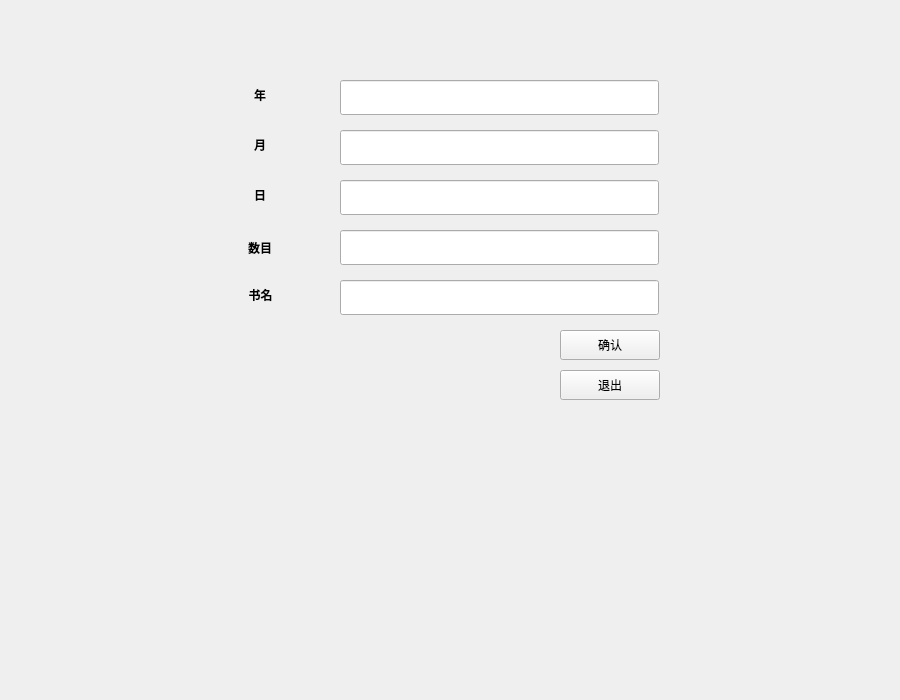
<?xml version="1.0" encoding="UTF-8"?>
<ui version="4.0">
 <class>Borrow_book</class>
 <widget class="QWidget" name="Borrow_book">
  <property name="geometry">
   <rect>
    <x>0</x>
    <y>0</y>
    <width>900</width>
    <height>700</height>
   </rect>
  </property>
  <property name="minimumSize">
   <size>
    <width>900</width>
    <height>700</height>
   </size>
  </property>
  <property name="windowTitle">
   <string>Form</string>
  </property>
  <property name="styleSheet">
   <string notr="true">background-image: url(:/img/backgroud.png);</string>
  </property>
  <widget class="QLineEdit" name="in_year">
   <property name="geometry">
    <rect>
     <x>340</x>
     <y>80</y>
     <width>319</width>
     <height>35</height>
    </rect>
   </property>
   <property name="minimumSize">
    <size>
     <width>100</width>
     <height>35</height>
    </size>
   </property>
   <property name="text">
    <string/>
   </property>
  </widget>
  <widget class="QLabel" name="year_info">
   <property name="geometry">
    <rect>
     <x>210</x>
     <y>80</y>
     <width>100</width>
     <height>30</height>
    </rect>
   </property>
   <property name="minimumSize">
    <size>
     <width>100</width>
     <height>30</height>
    </size>
   </property>
   <property name="text">
    <string>&lt;html&gt;&lt;head/&gt;&lt;body&gt;&lt;p align=&quot;center&quot;&gt;&lt;span style=&quot; font-weight:600;&quot;&gt;年&lt;/span&gt;&lt;/p&gt;&lt;/body&gt;&lt;/html&gt;</string>
   </property>
   <property name="textFormat">
    <enum>Qt::AutoText</enum>
   </property>
  </widget>
  <widget class="QLineEdit" name="in_month">
   <property name="geometry">
    <rect>
     <x>340</x>
     <y>130</y>
     <width>319</width>
     <height>35</height>
    </rect>
   </property>
   <property name="minimumSize">
    <size>
     <width>100</width>
     <height>35</height>
    </size>
   </property>
  </widget>
  <widget class="QLabel" name="month_info">
   <property name="geometry">
    <rect>
     <x>210</x>
     <y>130</y>
     <width>100</width>
     <height>30</height>
    </rect>
   </property>
   <property name="minimumSize">
    <size>
     <width>100</width>
     <height>30</height>
    </size>
   </property>
   <property name="text">
    <string>&lt;html&gt;&lt;head/&gt;&lt;body&gt;&lt;p align=&quot;center&quot;&gt;&lt;span style=&quot; font-weight:600;&quot;&gt;月&lt;/span&gt;&lt;/p&gt;&lt;/body&gt;&lt;/html&gt;</string>
   </property>
  </widget>
  <widget class="QLineEdit" name="in_day">
   <property name="geometry">
    <rect>
     <x>340</x>
     <y>180</y>
     <width>319</width>
     <height>35</height>
    </rect>
   </property>
   <property name="minimumSize">
    <size>
     <width>100</width>
     <height>35</height>
    </size>
   </property>
  </widget>
  <widget class="QLabel" name="day_info">
   <property name="geometry">
    <rect>
     <x>210</x>
     <y>180</y>
     <width>100</width>
     <height>30</height>
    </rect>
   </property>
   <property name="minimumSize">
    <size>
     <width>100</width>
     <height>30</height>
    </size>
   </property>
   <property name="text">
    <string>&lt;html&gt;&lt;head/&gt;&lt;body&gt;&lt;p align=&quot;center&quot;&gt;&lt;span style=&quot; font-weight:600;&quot;&gt;日&lt;/span&gt;&lt;/p&gt;&lt;/body&gt;&lt;/html&gt;</string>
   </property>
  </widget>
  <widget class="QLineEdit" name="in_num">
   <property name="geometry">
    <rect>
     <x>340</x>
     <y>230</y>
     <width>319</width>
     <height>35</height>
    </rect>
   </property>
   <property name="minimumSize">
    <size>
     <width>100</width>
     <height>35</height>
    </size>
   </property>
  </widget>
  <widget class="QLabel" name="num_info">
   <property name="geometry">
    <rect>
     <x>210</x>
     <y>230</y>
     <width>100</width>
     <height>37</height>
    </rect>
   </property>
   <property name="minimumSize">
    <size>
     <width>100</width>
     <height>30</height>
    </size>
   </property>
   <property name="text">
    <string>&lt;html&gt;&lt;head/&gt;&lt;body&gt;&lt;p align=&quot;center&quot;&gt;&lt;span style=&quot; font-weight:600;&quot;&gt;数目&lt;/span&gt;&lt;/p&gt;&lt;/body&gt;&lt;/html&gt;</string>
   </property>
  </widget>
  <widget class="QLineEdit" name="in_name">
   <property name="geometry">
    <rect>
     <x>340</x>
     <y>280</y>
     <width>319</width>
     <height>35</height>
    </rect>
   </property>
   <property name="minimumSize">
    <size>
     <width>100</width>
     <height>35</height>
    </size>
   </property>
  </widget>
  <widget class="QLabel" name="name_info">
   <property name="geometry">
    <rect>
     <x>210</x>
     <y>280</y>
     <width>101</width>
     <height>31</height>
    </rect>
   </property>
   <property name="minimumSize">
    <size>
     <width>100</width>
     <height>30</height>
    </size>
   </property>
   <property name="text">
    <string>&lt;html&gt;&lt;head/&gt;&lt;body&gt;&lt;p align=&quot;center&quot;&gt;&lt;span style=&quot; font-weight:600;&quot;&gt;书名&lt;/span&gt;&lt;/p&gt;&lt;/body&gt;&lt;/html&gt;</string>
   </property>
  </widget>
  <widget class="QPushButton" name="sure">
   <property name="geometry">
    <rect>
     <x>560</x>
     <y>330</y>
     <width>100</width>
     <height>30</height>
    </rect>
   </property>
   <property name="minimumSize">
    <size>
     <width>90</width>
     <height>30</height>
    </size>
   </property>
   <property name="text">
    <string>确认</string>
   </property>
  </widget>
  <widget class="QPushButton" name="Exit">
   <property name="geometry">
    <rect>
     <x>560</x>
     <y>370</y>
     <width>100</width>
     <height>30</height>
    </rect>
   </property>
   <property name="minimumSize">
    <size>
     <width>90</width>
     <height>30</height>
    </size>
   </property>
   <property name="text">
    <string>退出</string>
   </property>
  </widget>
 </widget>
 <resources/>
 <connections/>
</ui>
